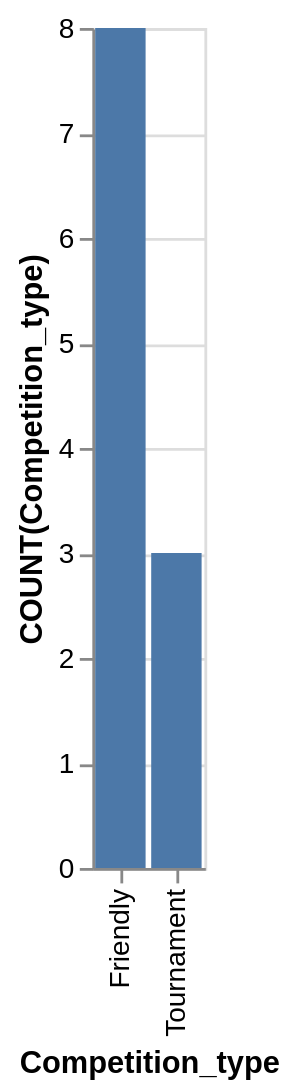

The specification (Vega-Lite) saved for this image:
### Vega-Lite specification from a JSON file in a GitHub repository (floating-point values rounded to 4 significant figures)
{"data": {"values": [{"x_data": "Friendly", "y_data": 8}, {"x_data": "Tournament", "y_data": 3}]}, "mark": "bar", "encoding": {"x": {"field": "x_data", "type": "nominal", "title": "Competition_type", "sort": {"op": "sum", "field": "y_data", "order": "descending"}}, "y": {"field": "y_data", "type": "quantitative", "title": "COUNT(Competition_type)"}}}
